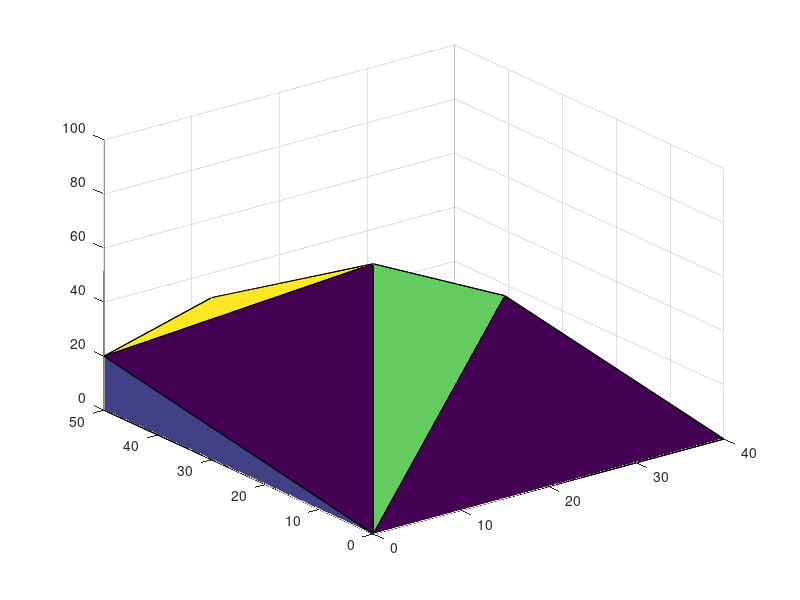

MATLAB code for this plot:
clc
close all
clearvars


A = [
    3, 2, 1;
    5, 4, 3;
    1, 1, 0;
    -1, 0, 0;
    0, -1, 0;
    0, 0, -1
    ];

b = [120; 300; 50; 0; 0; 0];
c = [12; 8; 10];
[m, n] = size(A);
x_feas = [];
C = nchoosek(1:length(b), n);
eps = 10^-12;

for i = C'
    Ai = A(i,:);
    bi = b(i);
    
    if det(Ai) == 0
       continue
    end
    
    xi = [];
    W = det(Ai);
    for j = 1:n
        Aj = Ai;
        Aj(:, j) = bi;
        Wj = det(Aj);
        xi(j, :) = Wj/W;
    end
   
    res = A * xi;
    if all(res - b <= eps)
        x_feas(:,end + 1) = transpose(xi);
    end
    
    
    
end

T = convhull(x_feas(1,:), x_feas(2, :), x_feas(3, :));
trisurf(T, x_feas(1,:), x_feas(2, :), x_feas(3, :));
